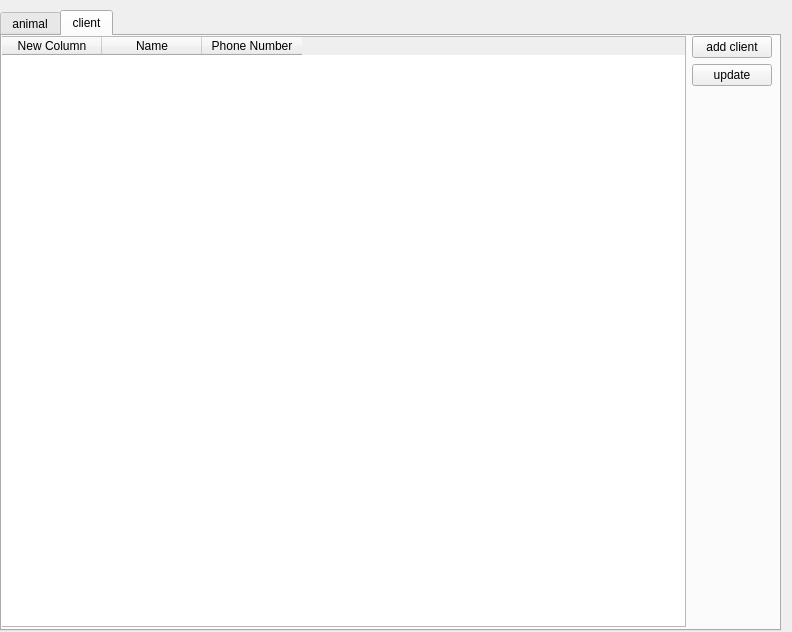
<?xml version="1.0" encoding="UTF-8"?>
<ui version="4.0">
 <class>StaffWindow</class>
 <widget class="QDialog" name="StaffWindow">
  <property name="geometry">
   <rect>
    <x>0</x>
    <y>0</y>
    <width>792</width>
    <height>632</height>
   </rect>
  </property>
  <property name="windowTitle">
   <string>Dialog</string>
  </property>
  <widget class="QWidget" name="gridLayoutWidget">
   <property name="geometry">
    <rect>
     <x>0</x>
     <y>10</y>
     <width>781</width>
     <height>621</height>
    </rect>
   </property>
   <layout class="QGridLayout" name="gridLayout_2">
    <item row="0" column="1">
     <widget class="QTabWidget" name="StuffTab">
      <property name="cursor">
       <cursorShape>ArrowCursor</cursorShape>
      </property>
      <property name="currentIndex">
       <number>1</number>
      </property>
      <widget class="QWidget" name="tab">
       <attribute name="title">
        <string>animal</string>
       </attribute>
       <widget class="QWidget" name="verticalLayoutWidget">
        <property name="geometry">
         <rect>
          <x>0</x>
          <y>0</y>
          <width>771</width>
          <height>561</height>
         </rect>
        </property>
        <layout class="QGridLayout" name="gridLayout_3">
         <item row="0" column="0" rowspan="7">
          <widget class="QTableWidget" name="AnimalListTable">
           <property name="cursor" stdset="0">
            <cursorShape>PointingHandCursor</cursorShape>
           </property>
           <column>
            <property name="text">
             <string>ID</string>
            </property>
           </column>
           <column>
            <property name="text">
             <string>Name</string>
            </property>
           </column>
           <column>
            <property name="text">
             <string>Type</string>
            </property>
           </column>
          </widget>
         </item>
         <item row="2" column="1">
          <widget class="QPushButton" name="addAnimalButton">
           <property name="cursor">
            <cursorShape>PointingHandCursor</cursorShape>
           </property>
           <property name="text">
            <string>Add</string>
           </property>
          </widget>
         </item>
         <item row="0" column="1">
          <widget class="QPushButton" name="updateButton">
           <property name="cursor">
            <cursorShape>ArrowCursor</cursorShape>
           </property>
           <property name="text">
            <string>Update</string>
           </property>
          </widget>
         </item>
        </layout>
       </widget>
       <widget class="QLabel" name="label">
        <property name="geometry">
         <rect>
          <x>180</x>
          <y>560</y>
          <width>381</width>
          <height>20</height>
         </rect>
        </property>
        <property name="text">
         <string>Hint: Double Clicked Table Content To View Animal Details</string>
        </property>
       </widget>
      </widget>
      <widget class="QWidget" name="tab_2">
       <attribute name="title">
        <string>client</string>
       </attribute>
       <widget class="QWidget" name="gridLayoutWidget_2">
        <property name="geometry">
         <rect>
          <x>-1</x>
          <y>0</y>
          <width>771</width>
          <height>591</height>
         </rect>
        </property>
        <layout class="QGridLayout" name="gridLayout_4">
         <item row="0" column="0" rowspan="5">
          <widget class="QTableWidget" name="ClienListTable">
           <column>
            <property name="text">
             <string>New Column</string>
            </property>
           </column>
           <column>
            <property name="text">
             <string>Name</string>
            </property>
           </column>
           <column>
            <property name="text">
             <string>Phone Number</string>
            </property>
           </column>
          </widget>
         </item>
         <item row="0" column="2">
          <widget class="QPushButton" name="addClientButton">
           <property name="text">
            <string>add client</string>
           </property>
          </widget>
         </item>
         <item row="1" column="2">
          <widget class="QPushButton" name="pushButton">
           <property name="text">
            <string>update</string>
           </property>
          </widget>
         </item>
        </layout>
       </widget>
      </widget>
     </widget>
    </item>
   </layout>
  </widget>
 </widget>
 <resources/>
 <connections/>
</ui>
